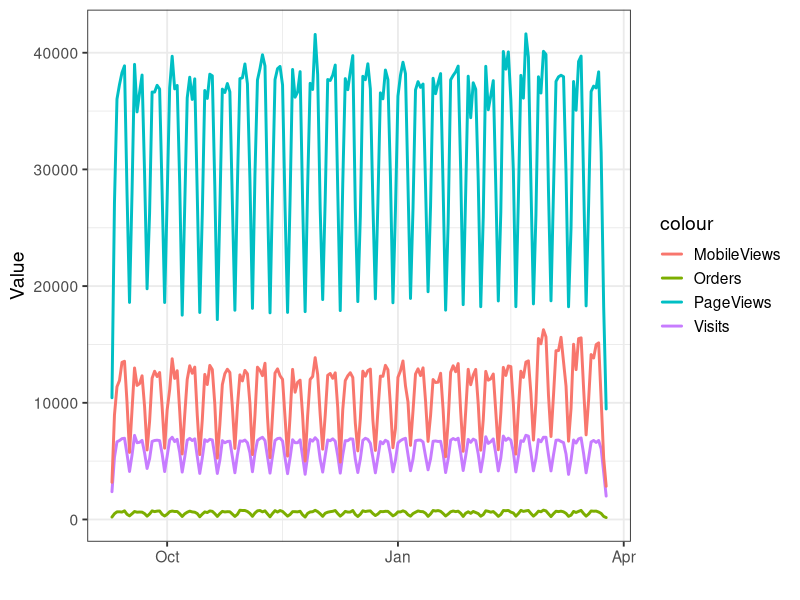
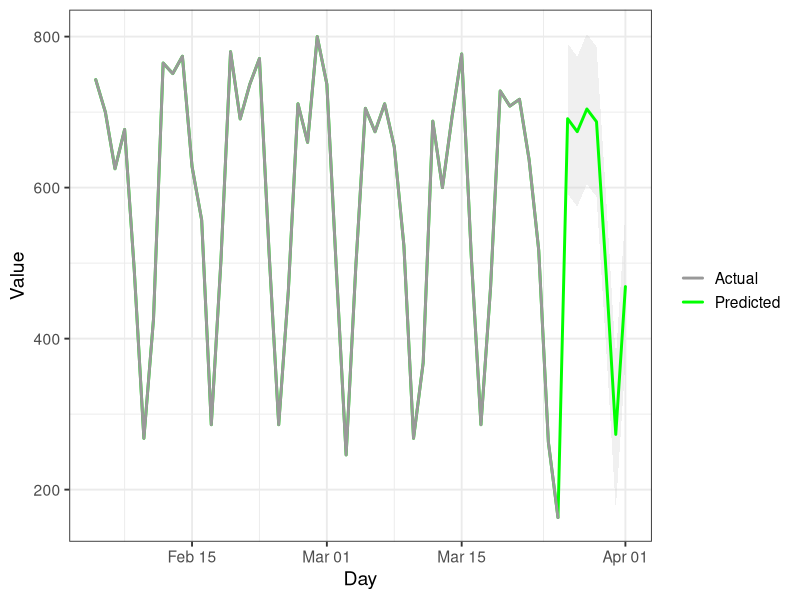
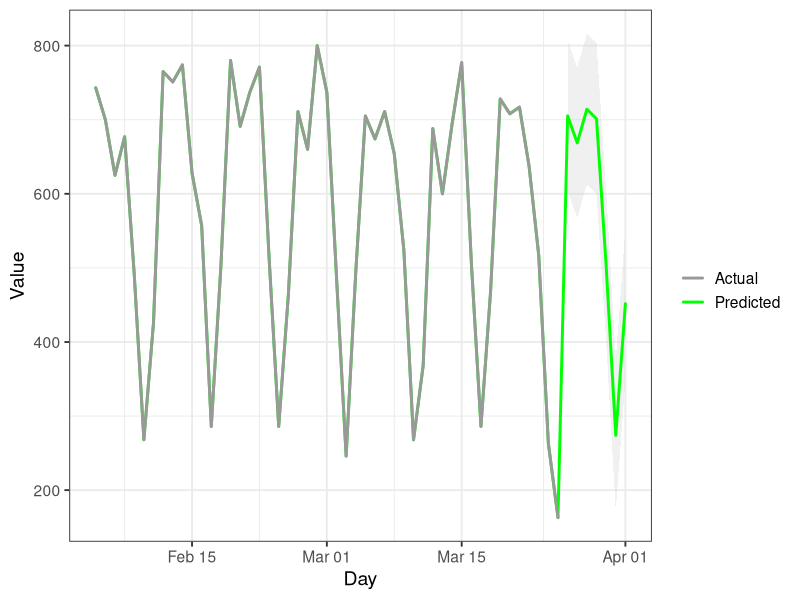

These figures' R source, in order:
# Install the R packages: ggplot2, forecast
install.packages("forecast")
install.packages("ggplot2")

# Call the two libraries
require(ggplot2)
require(forecast)

# Set the working directory for the data
setwd("../data/")

dat <- read.delim(file = "tsdata.tsv", header=TRUE, stringsAsFactors=FALSE, sep="\t")

# Perform the necessary formatting of the strings

dat$Day <- as.Date(dat$Day,format="%m/%d/%y")
dat$Visits <- as.numeric(gsub(",","",dat$Visits))
dat$MobileViews <- as.numeric(gsub(",","",dat$Mobile.Views))
dat$Orders <- as.numeric(gsub(",","",dat$Orders))
dat$PageViews <- as.numeric(gsub(",","",dat$Page.Views))

# Plot the data
p <- ggplot(data=dat,aes(x=Day)) +
  geom_line(aes(y=Visits, color="Visits"), size = 1, lineend = "round") +
  geom_line(aes(y=MobileViews, color="MobileViews"), size = 1, lineend = "round") +
  geom_line(aes(y=Orders, color="Orders"), size = 1, lineend = "round") +
  geom_line(aes(y=PageViews, color="PageViews"), size = 1, lineend = "round") +
  theme_bw(base_size=14) +
  xlab("") + ylab("Value")
print(p)

#########################################
## Visits forecast
#########################################
y <- ts(dat$Orders,frequency=7)

## Exponential smoothing models
fit.order <- ets(y)
forecast.order <- forecast(fit.order,h=7,level=c(95))
# plot(forecast.order)
n1 = 150
datplot <- data.frame(Day=c(dat$Day[n1:198],as.Date((1:7)+dat$Day[198])),Actual=NA,Predicted=NA
                 ,Lower=NA,Upper=NA)
datplot$Actual[1:(198-n1+1)] <- y[n1:198]
datplot$Predicted <- datplot$Actual
datplot$Predicted[(198-n1+2):(198-n1+8)] <- forecast.order$mean
datplot$Lower[(198-n1+2):(198-n1+8)] <- forecast.order$lower
datplot$Upper[(198-n1+2):(198-n1+8)] <- forecast.order$upper

p <- ggplot(data=datplot, aes(x=Day)) + 
  geom_ribbon(aes(ymin=Lower, ymax=Upper), alpha=0.3, fill="grey80") + 
  geom_line(aes(y=Predicted, color="Predicted"), size = 1, lineend = "round") + 
  geom_line(aes(y=Actual, color="Actual"), size = 1, lineend = "round") + 
  scale_color_manual("", 
                     breaks = c("Actual", "Predicted"),
                     values = c("grey60","green")) +
  theme_bw(base_size=14) + ylab("Value") + xlab("Day")
print(p)

## Arima models
fit.order <- auto.arima(y)
forecast.order <- forecast(fit.order,h=7,level=c(95))
# plot(forecast.order)
n1 = 150
datplot <- data.frame(Day=c(dat$Day[n1:198],as.Date((1:7)+dat$Day[198])),Actual=NA,Predicted=NA
                      ,Lower=NA,Upper=NA)
datplot$Actual[1:(198-n1+1)] <- y[n1:198]
datplot$Predicted <- datplot$Actual
datplot$Predicted[(198-n1+2):(198-n1+8)] <- forecast.order$mean
datplot$Lower[(198-n1+2):(198-n1+8)] <- forecast.order$lower
datplot$Upper[(198-n1+2):(198-n1+8)] <- forecast.order$upper

p <- ggplot(data=datplot, aes(x=Day)) + 
  geom_ribbon(aes(ymin=Lower, ymax=Upper), alpha=0.3, fill="grey80") + 
  geom_line(aes(y=Predicted, color="Predicted"), size = 1, lineend = "round") + 
  geom_line(aes(y=Actual, color="Actual"), size = 1, lineend = "round") + 
  scale_color_manual("", 
                     breaks = c("Actual", "Predicted"),
                     values = c("grey60","green")) +
  theme_bw(base_size=14) + ylab("Value") + xlab("Day")
print(p)
